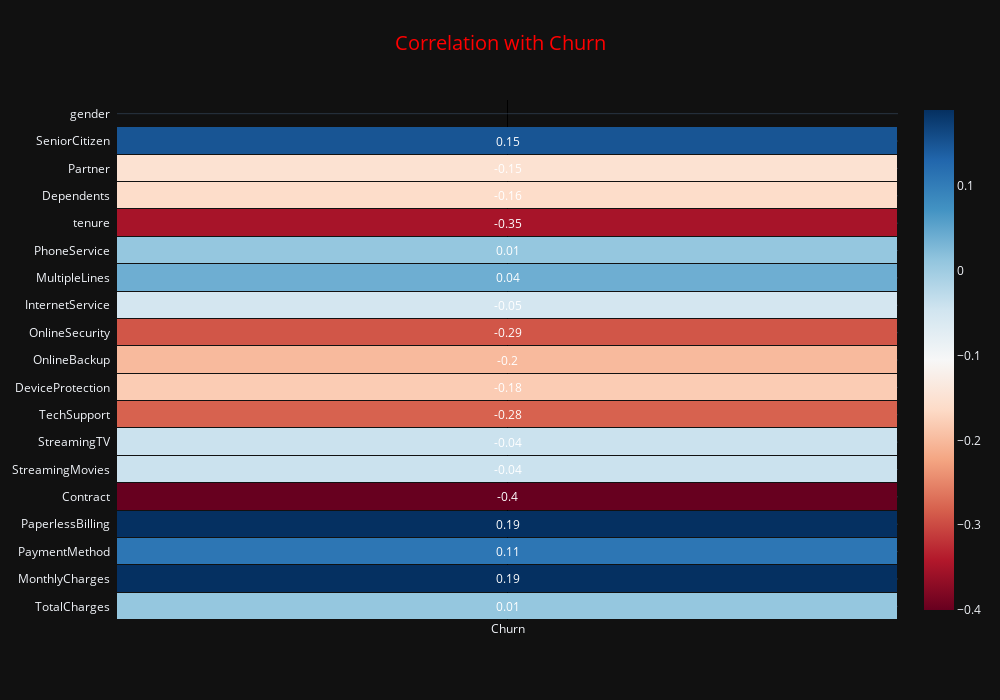

The code cell stored with this chart in its notebook:
### Code cell
mask = np.triu(np.ones_like(target_corr, dtype=bool))
df_mask = target_corr.mask(mask)
df_mask_rounded = df_mask.round(2)
fig = ff.create_annotated_heatmap(
    z=df_mask_rounded.values,
    x=['Churn'],
    y=df_mask_rounded.index.tolist(),
    colorscale='RdBu',
    hoverinfo='none',
    showscale=True,
    ygap=1,
    xgap=1
)
fig.update_xaxes(side='bottom')
fig.update_layout(
    title_text='Correlation with Churn',
    title_font=dict(size=20, color='red'),
    title_x=0.5,
    width=1000,
    height=700,
    xaxis=dict(showgrid=True),
    yaxis=dict(showgrid=True, autorange='reversed'),
    template='plotly_dark'
)
for annotation in fig.layout.annotations:
    if annotation.text == 'nan':
        annotation.text = ""

fig.show()

### Figure 1 — Plotly figure (JSON) as saved in the notebook; plotly's stock layout.template omitted (floating-point values rounded to 4 significant figures)
{"data": [{"colorscale": [[0, "rgb(103,0,31)"], [0.1, "rgb(178,24,43)"], [0.2, "rgb(214,96,77)"], [0.3, "rgb(244,165,130)"], [0.4, "rgb(253,219,199)"], [0.5, "rgb(247,247,247)"], [0.6, "rgb(209,229,240)"], [0.7, "rgb(146,197,222)"], [0.8, "rgb(67,147,195)"], [0.9, "rgb(33,102,172)"], [1, "rgb(5,48,97)"]], "hoverinfo": "none", "reversescale": false, "showscale": true, "type": "heatmap", "x": ["Churn"], "xgap": 1, "y": ["gender", "SeniorCitizen", "Partner", "Dependents", "tenure", "PhoneService", "MultipleLines", "InternetService", "OnlineSecurity", "OnlineBackup", "DeviceProtection", "TechSupport", "StreamingTV", "StreamingMovies", "Contract", "PaperlessBilling", "PaymentMethod", "MonthlyCharges", "TotalCharges"], "ygap": 1, "z": [[null], [0.15], [-0.15], [-0.16], [-0.35], [0.01], [0.04], [-0.05], [-0.29], [-0.2], [-0.18], [-0.28], [-0.04], [-0.04], [-0.4], [0.19], [0.11], [0.19], [0.01]]}], "layout": {"annotations": [{"font": {"color": "#FFFFFF"}, "showarrow": false, "text": "", "x": "Churn", "xref": "x", "y": "gender", "yref": "y"}, {"font": {"color": "#FFFFFF"}, "showarrow": false, "text": "0.15", "x": "Churn", "xref": "x", "y": "SeniorCitizen", "yref": "y"}, {"font": {"color": "#FFFFFF"}, "showarrow": false, "text": "-0.15", "x": "Churn", "xref": "x", "y": "Partner", "yref": "y"}, {"font": {"color": "#FFFFFF"}, "showarrow": false, "text": "-0.16", "x": "Churn", "xref": "x", "y": "Dependents", "yref": "y"}, {"font": {"color": "#FFFFFF"}, "showarrow": false, "text": "-0.35", "x": "Churn", "xref": "x", "y": "tenure", "yref": "y"}, {"font": {"color": "#FFFFFF"}, "showarrow": false, "text": "0.01", "x": "Churn", "xref": "x", "y": "PhoneService", "yref": "y"}, {"font": {"color": "#FFFFFF"}, "showarrow": false, "text": "0.04", "x": "Churn", "xref": "x", "y": "MultipleLines", "yref": "y"}, {"font": {"color": "#FFFFFF"}, "showarrow": false, "text": "-0.05", "x": "Churn", "xref": "x", "y": "InternetService", "yref": "y"}, {"font": {"color": "#FFFFFF"}, "showarrow": false, "text": "-0.29", "x": "Churn", "xref": "x", "y": "OnlineSecurity", "yref": "y"}, {"font": {"color": "#FFFFFF"}, "showarrow": false, "text": "-0.2", "x": "Churn", "xref": "x", "y": "OnlineBackup", "yref": "y"}, {"font": {"color": "#FFFFFF"}, "showarrow": false, "text": "-0.18", "x": "Churn", "xref": "x", "y": "DeviceProtection", "yref": "y"}, {"font": {"color": "#FFFFFF"}, "showarrow": false, "text": "-0.28", "x": "Churn", "xref": "x", "y": "TechSupport", "yref": "y"}, {"font": {"color": "#FFFFFF"}, "showarrow": false, "text": "-0.04", "x": "Churn", "xref": "x", "y": "StreamingTV", "yref": "y"}, {"font": {"color": "#FFFFFF"}, "showarrow": false, "text": "-0.04", "x": "Churn", "xref": "x", "y": "StreamingMovies", "yref": "y"}, {"font": {"color": "#FFFFFF"}, "showarrow": false, "text": "-0.4", "x": "Churn", "xref": "x", "y": "Contract", "yref": "y"}, {"font": {"color": "#FFFFFF"}, "showarrow": false, "text": "0.19", "x": "Churn", "xref": "x", "y": "PaperlessBilling", "yref": "y"}, {"font": {"color": "#FFFFFF"}, "showarrow": false, "text": "0.11", "x": "Churn", "xref": "x", "y": "PaymentMethod", "yref": "y"}, {"font": {"color": "#FFFFFF"}, "showarrow": false, "text": "0.19", "x": "Churn", "xref": "x", "y": "MonthlyCharges", "yref": "y"}, {"font": {"color": "#FFFFFF"}, "showarrow": false, "text": "0.01", "x": "Churn", "xref": "x", "y": "TotalCharges", "yref": "y"}], "height": 700, "title": {"font": {"color": "red", "size": 20}, "text": "Correlation with Churn", "x": 0.5}, "width": 1000, "xaxis": {"dtick": 1, "gridcolor": "rgb(0, 0, 0)", "showgrid": true, "side": "bottom", "ticks": ""}, "yaxis": {"autorange": "reversed", "dtick": 1, "showgrid": true, "ticks": "", "ticksuffix": "  "}}}
